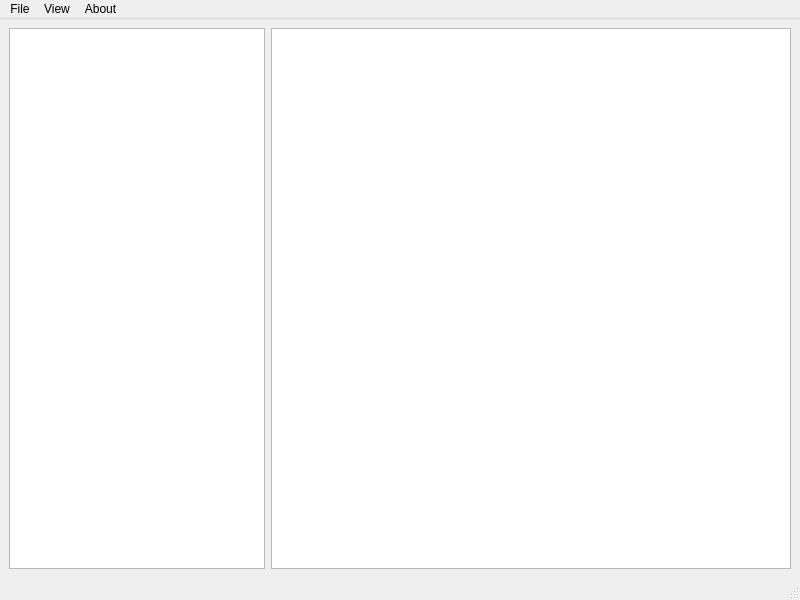
<?xml version="1.0" encoding="UTF-8"?>
<ui version="4.0">
 <class>DicomViewerWindow</class>
 <widget class="QMainWindow" name="DicomViewerWindow">
  <property name="geometry">
   <rect>
    <x>0</x>
    <y>0</y>
    <width>800</width>
    <height>600</height>
   </rect>
  </property>
  <property name="windowTitle">
   <string>Cross Axial Dicom Viewer</string>
  </property>
  <widget class="QWidget" name="centralwidget">
   <layout class="QVBoxLayout" name="verticalLayout">
    <item>
     <layout class="QHBoxLayout" name="horizontalLayout">
      <item>
       <widget class="QListView" name="listFileView">
        <property name="sizePolicy">
         <sizepolicy hsizetype="Preferred" vsizetype="Preferred">
          <horstretch>0</horstretch>
          <verstretch>0</verstretch>
         </sizepolicy>
        </property>
       </widget>
      </item>
      <item>
       <widget class="QGraphicsView" name="graphicsView"/>
      </item>
     </layout>
    </item>
   </layout>
  </widget>
  <widget class="QMenuBar" name="menubar">
   <property name="geometry">
    <rect>
     <x>0</x>
     <y>0</y>
     <width>800</width>
     <height>24</height>
    </rect>
   </property>
   <widget class="QMenu" name="menuFile">
    <property name="title">
     <string>File</string>
    </property>
    <addaction name="actionOpen"/>
   </widget>
   <widget class="QMenu" name="menuView">
    <property name="title">
     <string>View</string>
    </property>
    <addaction name="actionDetails"/>
    <addaction name="actionLLM"/>
    <addaction name="action3D"/>
   </widget>
   <widget class="QMenu" name="menuAbout">
    <property name="title">
     <string>About</string>
    </property>
   </widget>
   <addaction name="menuFile"/>
   <addaction name="menuView"/>
   <addaction name="menuAbout"/>
  </widget>
  <widget class="QStatusBar" name="statusbar"/>
  <action name="actionOpen">
   <property name="text">
    <string>Open..</string>
   </property>
  </action>
  <action name="actionDetails">
   <property name="text">
    <string>Patient Details</string>
   </property>
  </action>
  <action name="actionLLM">
   <property name="text">
    <string>LLM</string>
   </property>
  </action>
  <action name="action3D">
   <property name="text">
    <string>3D</string>
   </property>
  </action>
 </widget>
 <resources/>
 <connections/>
</ui>
